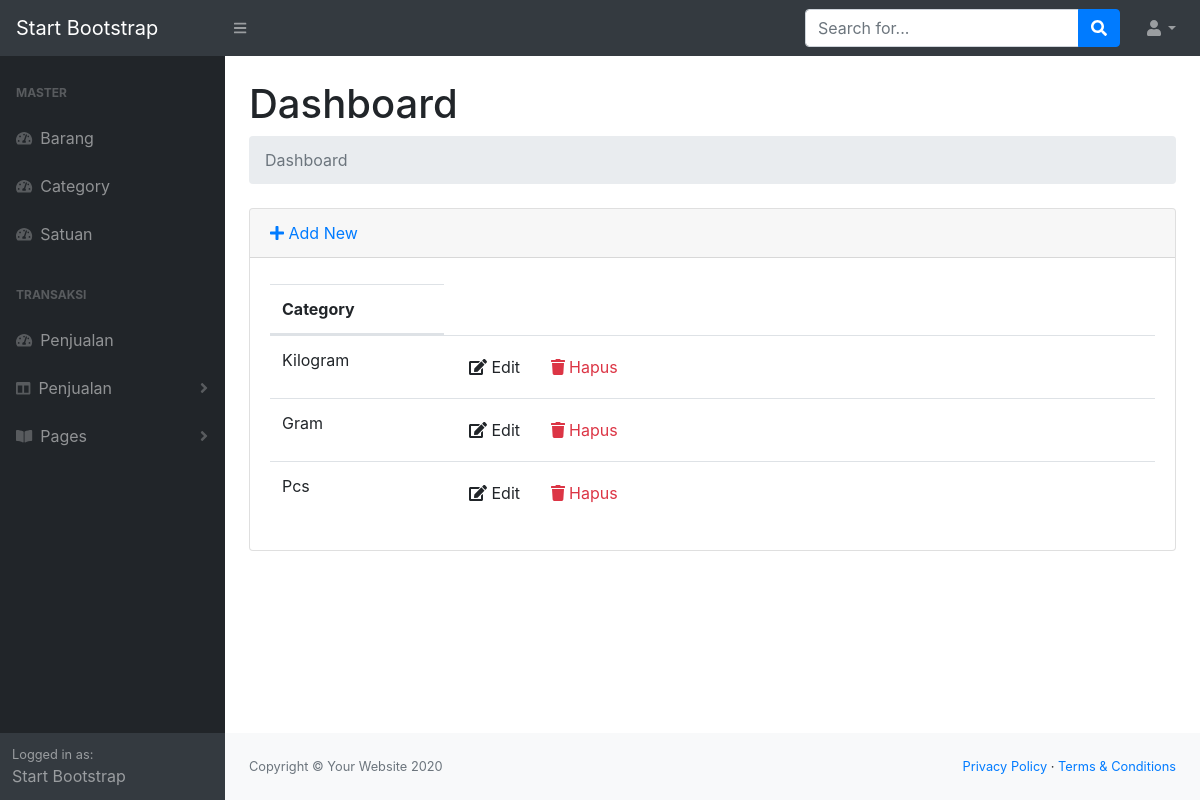
/index.php/satuan, run on the app's committed database.
### tables this page shows
CREATE TABLE IF NOT EXISTS `satuan` (
  `satuan_id` varchar(11) NOT NULL,
  `satuan_name` varchar(50) NOT NULL
);

### application/controllers/Satuan.php (called while the page is built, shortened)
<?php
class Satuan extends CI_Controller
{
    public function __construct()
    {
        $this->load->model("satuan_model");
        $this->load->library('form_validation');
    }
    public function index()
    {
        $data["satuan"] = $this->satuan_model->getAll();
        $this->load->view("list_satuan", $data);
    }
}

### index.php (called while the page is built, shortened)
<?php
require_once BASEPATH.'core/CodeIgniter.php';

### application/models/Satuan_model.php (called while the page is built, shortened)
<?php defined('BASEPATH') OR exit('No direct script access allowed');
class Satuan_model extends CI_Model
{
    private $satuan = "satuan";
    public function getAll()
    {
        return $this->db->get($this->satuan)->result();
    }
}

### application/views/list_satuan.php (the view, shortened to what this page needs)
<!DOCTYPE html>
<html lang="en">
<head>
</head>
<body>
					<div id="layoutSidenav_content">
                <main>
                 <div class="container-fluid">
                        <h1 class="mt-4">Dashboard</h1>
                        <ol class="breadcrumb mb-4">
                            <li class="breadcrumb-item active">Dashboard</li>
                        </ol>
				<div class="card mb-3">
					<div class="card-header">
						<a href="<?php echo site_url('satuan/add') ?>"><i class="fas fa-plus"></i> Add New</a>
					</div>
					<div class="card-body">
						<div class="table-responsive">
							<table class="table table-hover" id="dataTable" width="100%" cellspacing="0">
								<thead>
									<tr>
										<th>Category</th>
									</tr>
								</thead>
								<tbody>
									<?php foreach ($satuan as $satuan): ?>
									<tr>
										<td width="150">
											<?php echo $satuan->satuan_name ?>
										</td>
										<td>
											<a href="<?php echo site_url('satuan/edit/'.$satuan->satuan_id) ?>"
											 class="btn btn-small"><i class="fas fa-edit"></i> Edit</a>
											<a onclick="deleteConfirm('<?php echo site_url('satuan/delete/'.$satuan->satuan_id) ?>')"
											 href="#!" class="btn btn-small text-danger"><i class="fas fa-trash"></i> Hapus</a>
										</td>
									</tr>
									<?php endforeach; ?>
								 </tbody>
                                    </table>
                                </div>
                            </div>
                        </div>
                    </div>
                </main>
</body>
</html>

### data on the page
satuan: satuan_name "Kilogram"
satuan: satuan_name "Gram"
satuan: satuan_name "Pcs"
